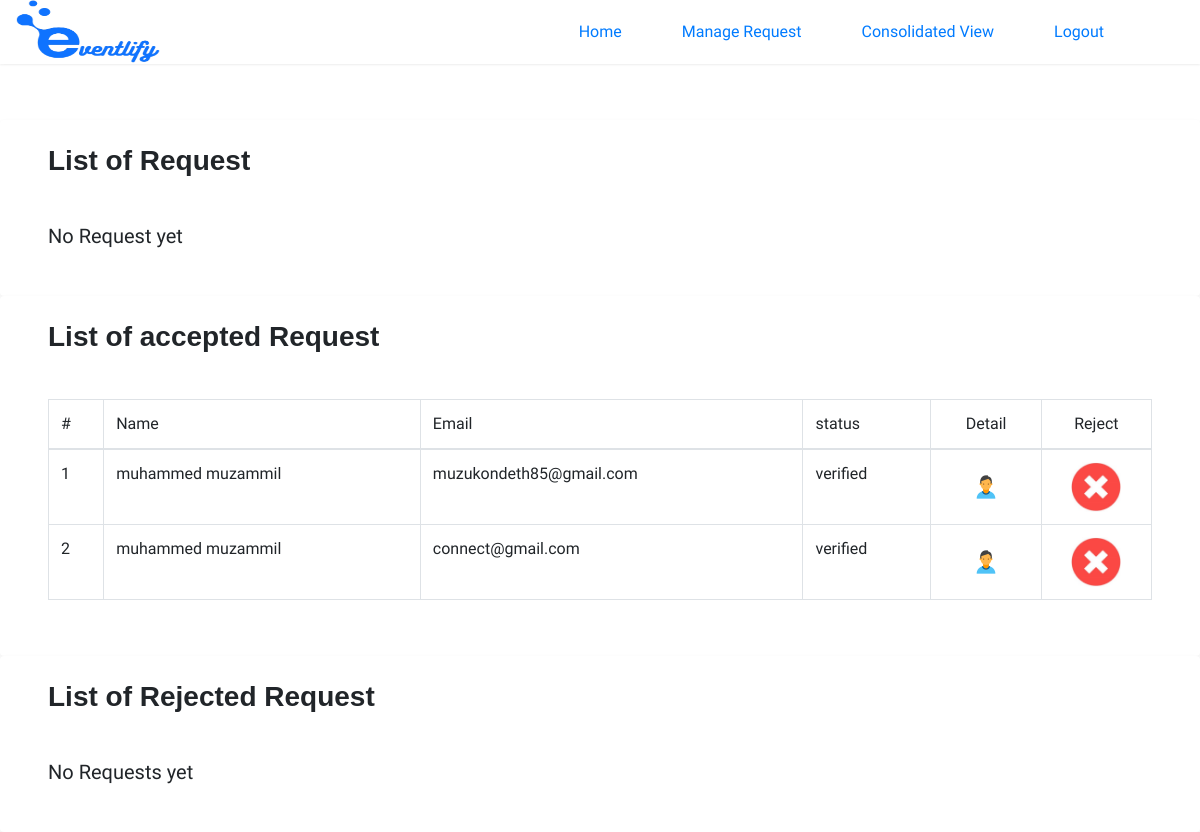
The app's page /account/superuser/ (signed in) with its own data.
### organizer/models.py (models this page shows, shortened)
class organizerRecord(models.Model):
    user = models.ForeignKey(User, on_delete=models.CASCADE)
    Fname = models.CharField(max_length=30,null=True,blank=True)
    Lname = models.CharField(max_length=30,null=True,blank=True)
    Mobile = models.CharField(null=True,blank=True,max_length=30)
    Email = models.EmailField(null=True,blank=True)
    Dob = models.DateField(null=True,blank=True)
    Address = RichTextUploadingField(default='')
    Id_type = models.CharField(max_length=15,null=True,blank=True)
    status = models.CharField(max_length=30,default='unverified')
    Id_file = models.FileField(default='')

### account/views.py (the view, shortened to what this page needs)
# urls.py: path('superuser/', login_required(superuser), name='superuser'),
def superuser(request):
    if request.user.is_superuser:
        form = SignupForm()
        user = User.objects.filter(is_staff=True, is_superuser=False)
        new_user = User.objects.filter(is_staff=False, is_superuser=False)
        org_uv = organizerRecord.objects.filter(status='unverified')
        org_v = organizerRecord.objects.filter(status='verified')
        org_r = organizerRecord.objects.filter(status='rejected')
        base_url = BASE_URL
        return render(request, 'superuser.html', {'u': user, 'form': form, 'new':new_user, "unverified":org_uv,"verified":org_v,"rejected":org_r,'base':base_url})
    else:
        raise PermissionDenied

### account/templates/superuser.html (shortened to what this page needs)
{% extends "base.html" %}{% load staticfiles %}{% block head_title %}Requests | {{ block.super }}{% endblock %}
{% block css %}{% endblock %}{% block content %}
{% if user.is_superuser %}
    <div class="bg-white pb-4 px-md-5 px-2 rounded shadow-sm">
        <div class="pt-4 d-flex justify-content-between">
            <h2>List of Request</h2>
        </div>
        <div class="py-3 pb-2 table-responsive-xl">
            {% if unverified %}
            <table class="table table-bordered table-hover" id="myTable">
                <thead>
                <tr style="font-weight: 600;">
                    <th scope="col" width="5%">#</th>
                    <th scope="col">Name</th>
                    <th scope="col">Email</th>
                    <th scope="col">status</th>
                    <th scope="col" width="10%" style="text-align: center; vertical-align: middle;">Detail</th>
                    <th scope="col" width="10%" style="text-align: center; vertical-align: middle;">Accept</th>
                    <th scope="col" width="10%" style="text-align: center; vertical-align: middle;">Reject</th>
                </tr>
                </thead>
                <tbody>
                    {% for i in unverified %}
                    <tr>
                    <td scope="row">{{ forloop.counter }}</td>
                    <td>{{ i.Fname }} {{ i.Lname }}</td>
                    <td>{{ i.Email }}</td>
                    <td>{{ i.status }}</td>
                    <td style="text-align: center; vertical-align: middle;">
                        <a href="#myModal1" data-toggle="modal" data-target="#myModal1{{ forloop.counter }}">
                        <img src="{% static 'images/icons8-profile.png' %}" alt="Profile">
                        </a>
                    </td>
                    <td style="text-align: center; vertical-align: middle;">
                        <a href="{% url 'account:accept_organizer' id=i.id %}" class="accept-btn">
                        <img src="{% static 'images/tick.jpg' %}" alt="" width="50rem" height="50rem">
                        </a>
                    </td>
                    <td style="text-align: center; vertical-align: middle;">
                        <a href="{% url 'account:reject_organizer' id=i.id %}" class="reject-btn">
                        <img src="{% static 'images/cross.jpg' %}" width="50rem" height="50rem" alt="&times;">
                        </a>
                    </td>
                    </tr>
                    {% endfor %}
                    </tbody>
            </table>
            {% else %}
            <h5>No Request yet</h5>
            {% endif %}</div>
    </div>
    {% endif %}
{% if user.is_superuser %}
<div class="bg-white pb-4 px-md-5 px-2 rounded shadow-sm">
    <div class="pt-4 d-flex justify-content-between">
        <h2>List of accepted Request</h2>
    </div>
    <div class="py-3 pb-2 table-responsive-xl">
        {% if verified %}
        <table class="table table-bordered table-hover" id="myTable">
            <thead>
            <tr style="font-weight: 600;">
                <th scope="col" width="5%">#</th>
                <th scope="col">Name</th>
                <th scope="col">Email</th>
                <th scope="col">status</th>
                <th scope="col" width="10%" style="text-align: center; vertical-align: middle;">Detail</th>
                <th scope="col" width="10%" style="text-align: center; vertical-align: middle;">Reject</th>
            </tr>
            </thead>
            <tbody>
                {% for i in verified %}
                <tr>
                <td scope="row">{{ forloop.counter }}</td>
                <td>{{ i.Fname }} {{ i.Lname }}</td>
                <td>{{ i.Email }}</td>
                <td>{{ i.status }}</td>
                <td style="text-align: center; vertical-align: middle;">
                    <a href="#myModal2" data-toggle="modal" data-target="#myModal2{{ forloop.counter }}">
                    <img src="{% static 'images/icons8-profile.png' %}" alt="Profile">
                    </a>
                </td>
                <td style="text-align: center; vertical-align: middle;">
                    <a href="{% url 'account:reject_organizer' id=i.id %}" class="reject-btn">
                    <img src="{% static 'images/cross.jpg' %}" width="50rem" height="50rem" alt="&times;">
                    </a>
                </td>
                </tr>
                {% endfor %}
            </tbody>
        </table>
        {% else %}
        <h5>No Requests yet</h5>{% endif %}
    </div>
</div>
{% endif %}
{% if user.is_superuser %}
<div class="bg-white pb-4 px-md-5 px-2 rounded shadow-sm">
    <div class="pt-4 d-flex justify-content-between">
        <h2>List of Rejected Request</h2>
    </div>
    <div class="py-3 pb-2 table-responsive-xl">
        {% if rejected %}
        <table class="table table-bordered table-hover" id="myTable">
            <thead>
            <tr style="font-weight: 600;">
                <th scope="col" width="5%">#</th>
                <th scope="col">Name</th>
                <th scope="col">Email</th>
                <th scope="col">status</th>
                <th scope="col" width="10%" style="text-align: center; vertical-align: middle;">Detail</th>
                <th scope="col" width="10%" style="text-align: center; vertical-align: middle;">Accept</th>
            </tr>
            </thead>
            <tbody>
                {% for i in rejected %}
                <tr>
                <td scope="row">{{ forloop.counter }}</td>
                <td>{{ i.Fname }} {{ i.Lname }}</td>
                <td>{{ i.Email }}</td>
                <td>{{ i.status }}</td>
                <td style="text-align: center; vertical-align: middle;">
                    <a href="#myModal2" data-toggle="modal" data-target="#myModal2{{ forloop.counter }}">
                    <img src="{% static 'images/icons8-profile.png' %}" alt="Profile">
                    </a>
                </td>
                <td style="text-align: center; vertical-align: middle;">
                    <a href="{% url 'account:accept_organizer' id=i.id %}" class="reject-btn">
                    <img src="{% static 'images/tick.jpg' %}" width="50rem" height="50rem" alt="&times;">
                    </a>
                </td>
                </tr>
                {% endfor %}
            </tbody>
        </table>
        {% else %}
        <h5>No Requests yet</h5>{% endif %}
    </div>
</div>
{% endif %}
{% endblock %}

### static/css/style.css (style rules this page uses)
div, span, applet, object, iframe, h1, h2, h3, h4, h5, h6, p, pre, a, abbr, acronym, address, big, cite, code, del, dfn, em, img, ins, kbd, q, s, samp, small, strike, sub, sup, tt, var, center, dl, dt, dd, ol, ul, li, fieldset, form, label, legend, table, caption, tbody, tfoot, thead, tr, th, td, article, aside, canvas, details, embed, figure, figcaption, footer, header, hgroup, menu, nav, output, ruby, section, summary, time, mark, audio, video { font-family: 'Varela Round'; font-style: normal; font-weight: 100; }
body { margin: 0; font-family: Open-sans, sans-serif; }
h1, h2, h3 { font-family: Raleway, Helvetica, sans-serif; }
h2 { font-size: 28px; font-weight: bold; margin-bottom: 30px; margin-top: 0; }

### records on screen
organizerRecord: Fname "muhammed", Lname "muzammil", Email "muzukondeth85@gmail.com", status "verified"
organizerRecord: Fname "muhammed", Lname "muzammil", Email "connect@gmail.com", status "verified"
